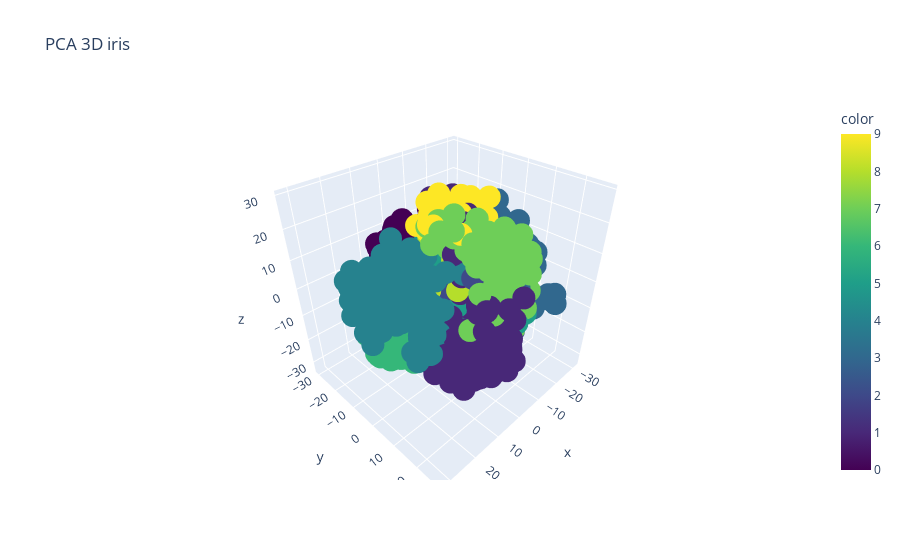

Notebook source saved alongside this figure:
### Code cell
import plotly.express as px

px.scatter_3d(
    x= X_pca[:,0],
    y= X_pca[:,1],
    z= X_pca[:,2],
    color=y,
    color_continuous_scale='viridis',
    title='PCA 3D iris',
  
    )

### Figure 1 — Plotly figure (JSON) as saved in the notebook; plotly's stock layout.template omitted (floating-point values rounded to 4 significant figures; data arrays with more than 128 entries replaced by an {"elided": "..."} marker saying what was removed)
{"data": [{"hovertemplate": "x=%{x}<br>y=%{y}<br>z=%{z}<br>color=%{marker.color}<extra></extra>", "legendgroup": "", "marker": {"color": {"elided": "1797 int values"}, "coloraxis": "coloraxis", "symbol": "circle"}, "mode": "markers", "name": "", "scene": "scene", "showlegend": false, "type": "scatter3d", "x": {"elided": "1797 float values"}, "y": {"elided": "1797 float values"}, "z": {"elided": "1797 float values"}}], "layout": {"coloraxis": {"colorbar": {"title": {"text": "color"}}, "colorscale": [[0, "#440154"], [0.1111, "#482878"], [0.2222, "#3e4989"], [0.3333, "#31688e"], [0.4444, "#26828e"], [0.5556, "#1f9e89"], [0.6667, "#35b779"], [0.7778, "#6ece58"], [0.8889, "#b5de2b"], [1, "#fde725"]]}, "legend": {"tracegroupgap": 0}, "scene": {"domain": {"x": [0, 1], "y": [0, 1]}, "xaxis": {"title": {"text": "x"}}, "yaxis": {"title": {"text": "y"}}, "zaxis": {"title": {"text": "z"}}}, "title": {"text": "PCA 3D iris"}}}
